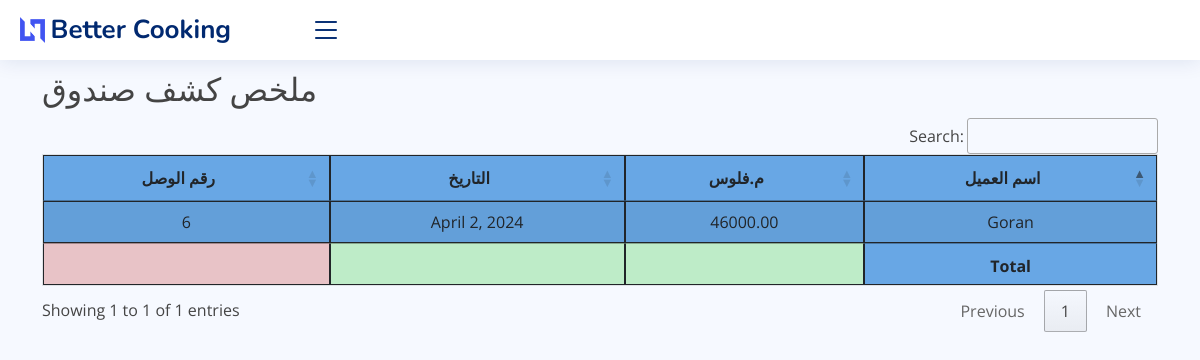
/transaction/, run on the app's committed database.
### core/models.py (models this page shows, shortened)
class Transaction(models.Model):
    account = models.ForeignKey(Account, on_delete=models.CASCADE, verbose_name="الحساب")
    amount = models.DecimalField(max_digits=10, decimal_places=2, verbose_name="المبلغ")
    date = models.DateField(auto_now_add=True, verbose_name="التاريخ")

class Account(models.Model):
    chart_of_account = models.ForeignKey(ChartOfAccounts, on_delete=models.CASCADE, verbose_name="القائمة")
    name = models.CharField(max_length=100, verbose_name="اسم الحساب")
    def __str__(self):
        return self.name

### core/views.py (the view)
# urls.py: path('transaction/', views.transaction_detail, name='transaction_detail'),
def transaction_detail(request):
    t_all= Transaction.objects.select_related()
    return render(request, 'core/reports/transaction_detail.html', {'t_all':t_all})

### core/templates/core/reports/transaction_detail.html (shortened to what this page needs)
{% extends 'core/base.html' %}
{% block content %}
    <br>
    <br>
    <br>
    <h2>ملخص كشف صندوق</h2>
    <table id="exampletransaction" class="table table-striped" style="background-color: #68a7e5">
        <thead>
            <tr>
                <th>اسم العميل</th>
                <th>م.فلوس</th>
                <th> التاريخ</th>
                    <th> رقم الوصل</th>
            </tr>
        </thead>
        <tbody>
            {% for t in t_all %}
                <tr>
                    <td>{{ t.account }}</td>
                    <td>{{ t.amount }}</td>
                    <td>{{ t.date }}</td>
                    <td>{{ t.id }}</td>
                </tr>
            {% endfor %}
        </tbody>
        <tfoot>
            <th></th>
            <th style="background-color: #beecc8"></th>
            <th style="background-color: #beecc8"></th>
            <th style="background-color: #e8c3c7"></th>
        </tfoot>
    </table>
{% endblock %}

### static/core/assets/css/style.css (style rules this page uses)
:root { scroll-behavior: smooth; }
body { font-family: "Open Sans", sans-serif; background: #f6f9ff; color: #444444; }
h1, h2, h3, h4, h5, h6 { font-family: "Nunito", sans-serif; }

### core/templates/core/reports/transaction_detail.html (style rules this page uses)
table, th, td { border: 0.5px solid; direction: rtl; text-align: center; }
th { text-align: center !important; }

### data on the page
Transaction: account "Goran", amount "46000.00", date "April 2, 2024", id "6"
